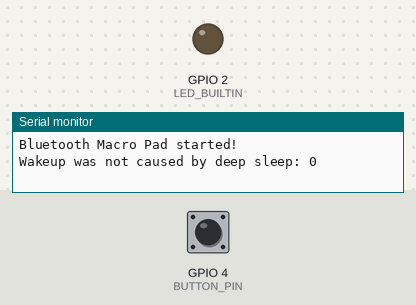
Simulated run of this program. Board: ESP32. On the bench: output pins drawn as LEDs (lit = HIGH), the last lines printed to the serial monitor. The inputs (shaded band) are chosen by the test bench; at power-on: GPIO 4 (BUTTON_PIN) HIGH. USB keyboard and mouse output is not drawn.

Above: at 1.2 s.
1.3 s: GPIO 4 (BUTTON_PIN) pulled LOW for 0.15 s
At 2.5 s:
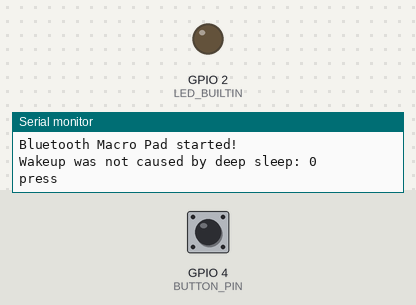
3.0 s: GPIO 4 (BUTTON_PIN) pulled LOW for 3.2 s
At 11.8 s:
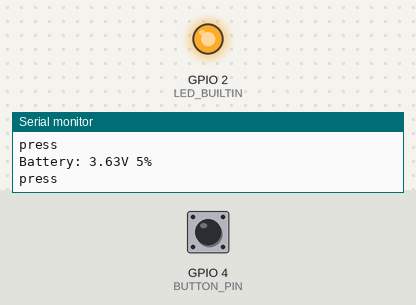
Timing chart, 0 to 13.5 s (numbered marks = the images above; inputs shaded):
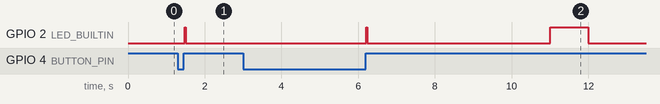

Measured:
- after the input at 1.3 s, GPIO 2 (LED_BUILTIN): LOW → HIGH after 0.18 s, → LOW 0.03 s later

The program:

main.cpp
```cpp
/**
 * Single Key Bluetooth Macro Keyboard
 * Author: Tim Jordan (mail@tim-jordan.de)
 */
#include <Arduino.h>
#include <BleKeyboard.h>

BleKeyboard bleKeyboard("Bluetooth Macro Pad", "derTim", 100);

#define BUTTON_COMMAND bleKeyboard.press(KEY_LEFT_GUI); bleKeyboard.press(KEY_F4);

#define BUTTON_PIN A10
#define BATTERY_PIN A13

unsigned long eventReadKeys;
#define READKEYS_WAITMS 50

unsigned long eventStatus;
#define STATUS_WAITMS 1000

unsigned long eventCheckBattery;
#define CHECKBATTERY_WAITMS 60000

unsigned long eventTimeout;
#define TIMEOUT_WAITMS 120000

int blink_interval;
bool last;
bool led_last;


int getBatteryPercentage(float fVoltage) {
  float fVoltageMatrix[22][2] = {
    {4.2,  100},
    {4.15, 95},
    {4.11, 90},
    {4.08, 85},
    {4.02, 80},
    {3.98, 75},
    {3.95, 70},
    {3.91, 65},
    {3.87, 60},
    {3.85, 55},
    {3.84, 50},
    {3.82, 45},
    {3.80, 40},
    {3.79, 35},
    {3.77, 30},
    {3.75, 25},
    {3.73, 20},
    {3.71, 15},
    {3.69, 10},
    {3.61, 5},
    {3.27, 0},
    {0, 0}
  };

  int i, perc;

  perc = 100;

  for(i=20; i>=0; i--) {
    if(fVoltageMatrix[i][0] >= fVoltage) {
      perc = fVoltageMatrix[i + 1][1];
      break;
    }
  }
  return perc;
}

/*
Method to print the reason by which ESP32
has been awaken from sleep
*/
void print_wakeup_reason(){
  esp_sleep_wakeup_cause_t wakeup_reason;

  wakeup_reason = esp_sleep_get_wakeup_cause();

  switch(wakeup_reason)
  {
    case ESP_SLEEP_WAKEUP_EXT0 : Serial.println("Wakeup caused by external signal using RTC_IO"); break;
    case ESP_SLEEP_WAKEUP_EXT1 : Serial.println("Wakeup caused by external signal using RTC_CNTL"); break;
    case ESP_SLEEP_WAKEUP_TIMER : Serial.println("Wakeup caused by timer"); break;
    case ESP_SLEEP_WAKEUP_TOUCHPAD : Serial.println("Wakeup caused by touchpad"); break;
    case ESP_SLEEP_WAKEUP_ULP : Serial.println("Wakeup caused by ULP program"); break;
    default : Serial.printf("Wakeup was not caused by deep sleep: %d\n",wakeup_reason); break;
  }
}

void setup() {
  Serial.begin(115200);
  Serial.println("Bluetooth Macro Pad started!");
  bleKeyboard.begin();

  pinMode(BUTTON_PIN, INPUT_PULLUP);
  pinMode(LED_BUILTIN, OUTPUT);

  //Print the wakeup reason for ESP32
  print_wakeup_reason();

  esp_sleep_enable_ext0_wakeup(GPIO_NUM_27, 0);

  eventReadKeys = millis() + READKEYS_WAITMS;
  eventStatus = millis() + STATUS_WAITMS;
  eventCheckBattery = millis() + CHECKBATTERY_WAITMS / 10;
  eventTimeout = millis() + TIMEOUT_WAITMS;
  last = 1;
  blink_interval = 500;
}

void buttonPressed()
{
  Serial.println("press");
  digitalWrite(LED_BUILTIN, true);
  if(bleKeyboard.isConnected()) {
    BUTTON_COMMAND
    delay(25);
    bleKeyboard.releaseAll();
    eventTimeout = millis() + TIMEOUT_WAITMS * 10;
  }
  else {
    eventTimeout = millis() + TIMEOUT_WAITMS;
  }

  digitalWrite(LED_BUILTIN, false);
}

void loop() {
  if(eventReadKeys < millis())
  {
    bool val = digitalRead(BUTTON_PIN);
    if( val != last){
      //Serial.println("changed");
      last = val;
      if(val == 1){
        buttonPressed();
      }
    }
    eventReadKeys = millis() + READKEYS_WAITMS;
  }
  if(eventStatus < millis())
  {
    if (bleKeyboard.isConnected() && led_last == false){
      blink_interval = STATUS_WAITMS * 10;
    }
    else {
      blink_interval = STATUS_WAITMS;
    }
    digitalWrite(LED_BUILTIN, led_last);
    led_last = !led_last;
    eventStatus = millis() + blink_interval;
  }
  if(eventCheckBattery < millis())
  {
    int adcValue = analogRead(BATTERY_PIN);
    float batVoltage = ((float)adcValue/4095)*2*3.3*1.1;
    int batPercentage = getBatteryPercentage(batVoltage);
    bleKeyboard.setBatteryLevel(batPercentage);
    Serial.print("Battery: ");
    Serial.print(batVoltage);
    Serial.print("V ");
    Serial.print(batPercentage);
    Serial.println("%");
    eventCheckBattery = millis() + CHECKBATTERY_WAITMS;
  }
  if(eventTimeout < millis()){
    Serial.println("No BT Connection after 120s, or not used for 20min, going to sleep, wakeup by button press, or reset!");
    delay(1000);
    esp_deep_sleep_start();
  }
}
```
